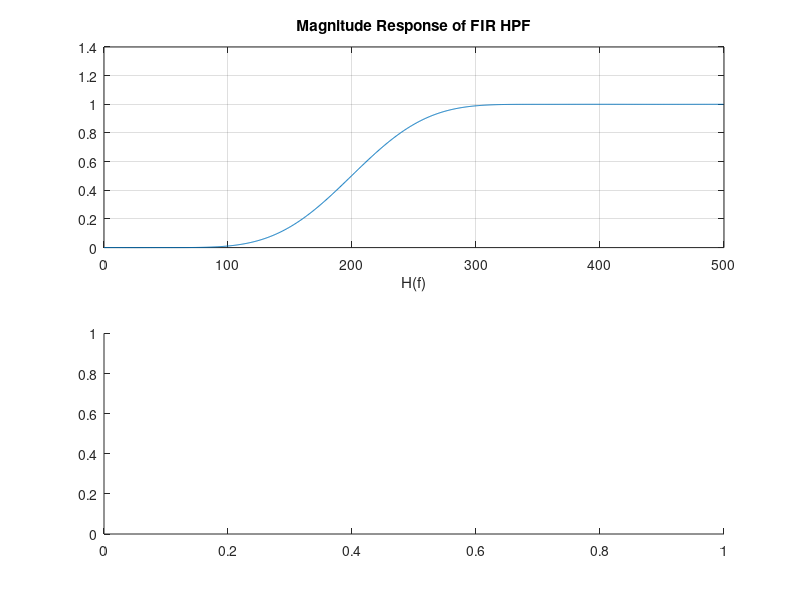

Reproduce this figure in MATLAB. (Note: this script raises an error after producing the figure.)
clc
close all
clear all

n = 20;

fp = 200;
fq = 300;
fs = 1000;
wn = 2*(fp/fs);
b = fir1(n, wn, 'high', blackman(n+1));
[h, f] = freqz(b, 1, 1024, fs);

figure;
subplot(2,1,1)
plot(f, abs(h));
title('Magnitude Response of FIR HPF');
xlabel('H(f)');
grid on;

subplot(2,1,2)
plot(f,phase(h));
title('Angle Response of FIR HPF');
xlabel('f');
grid on;
